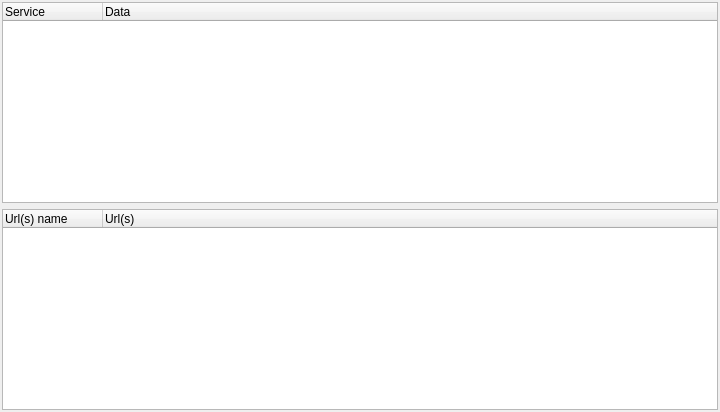
<?xml version="1.0" encoding="UTF-8"?>
<ui version="4.0">
 <class>VulnBookmarkWidgetForm</class>
 <widget class="QWidget" name="VulnBookmarkWidgetForm">
  <property name="geometry">
   <rect>
    <x>0</x>
    <y>0</y>
    <width>720</width>
    <height>412</height>
   </rect>
  </property>
  <property name="windowTitle">
   <string>Form</string>
  </property>
  <layout class="QVBoxLayout" name="verticalLayout">
   <property name="margin">
    <number>2</number>
   </property>
   <item>
    <widget class="QTreeWidget" name="treeBookVuln">
     <property name="alternatingRowColors">
      <bool>true</bool>
     </property>
     <property name="rootIsDecorated">
      <bool>false</bool>
     </property>
     <property name="uniformRowHeights">
      <bool>true</bool>
     </property>
     <column>
      <property name="text">
       <string>Service</string>
      </property>
     </column>
     <column>
      <property name="text">
       <string>Data</string>
      </property>
     </column>
    </widget>
   </item>
   <item>
    <widget class="QTreeWidget" name="treeWidgetVulnUrl">
     <property name="rootIsDecorated">
      <bool>false</bool>
     </property>
     <column>
      <property name="text">
       <string>Url(s) name</string>
      </property>
     </column>
     <column>
      <property name="text">
       <string>Url(s)</string>
      </property>
     </column>
    </widget>
   </item>
  </layout>
 </widget>
 <resources/>
 <connections/>
</ui>
